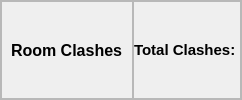
                     <widget class="QFrame" name="frame_62">
                      <property name="frameShape">
                       <enum>QFrame::StyledPanel</enum>
                      </property>
                      <property name="frameShadow">
                       <enum>QFrame::Raised</enum>
                      </property>
                      <layout class="QHBoxLayout" name="horizontalLayout_57">
                       <property name="spacing">
                        <number>0</number>
                       </property>
                       <property name="leftMargin">
                        <number>0</number>
                       </property>
                       <property name="topMargin">
                        <number>0</number>
                       </property>
                       <property name="rightMargin">
                        <number>0</number>
                       </property>
                       <property name="bottomMargin">
                        <number>0</number>
                       </property>
                       <item>
                        <widget class="QFrame" name="frame_63">
                         <property name="font">
                          <font>
                           <pointsize>8</pointsize>
                          </font>
                         </property>
                         <property name="frameShape">
                          <enum>QFrame::StyledPanel</enum>
                         </property>
                         <property name="frameShadow">
                          <enum>QFrame::Raised</enum>
                         </property>
                         <layout class="QHBoxLayout" name="horizontalLayout_58">
                          <item>
                           <widget class="QLabel" name="label_14">
                            <property name="font">
                             <font>
                              <family>Arial</family>
                              <pointsize>12</pointsize>
                              <weight>75</weight>
                              <bold>true</bold>
                             </font>
                            </property>
                            <property name="text">
                             <string>Room Clashes</string>
                            </property>
                           </widget>
                          </item>
                         </layout>
                        </widget>
                       </item>
                       <item>
                        <widget class="QFrame" name="frame_64">
                         <property name="font">
                          <font>
                           <pointsize>12</pointsize>
                           <weight>50</weight>
                           <bold>false</bold>
                          </font>
                         </property>
                         <property name="frameShape">
                          <enum>QFrame::StyledPanel</enum>
                         </property>
                         <property name="frameShadow">
                          <enum>QFrame::Raised</enum>
                         </property>
                         <layout class="QHBoxLayout" name="horizontalLayout_59">
                          <property name="spacing">
                           <number>0</number>
                          </property>
                          <property name="leftMargin">
                           <number>0</number>
                          </property>
                          <property name="topMargin">
                           <number>0</number>
                          </property>
                          <property name="rightMargin">
                           <number>0</number>
                          </property>
                          <property name="bottomMargin">
                           <number>0</number>
                          </property>
                          <item>
                           <widget class="QLabel" name="total_room_clashes">
                            <property name="font">
                             <font>
                              <family>Arial</family>
                              <pointsize>11</pointsize>
                              <weight>75</weight>
                              <bold>true</bold>
                             </font>
                            </property>
                            <property name="text">
                             <string>Total Clashes: </string>
                            </property>
                           </widget>
                          </item>
                         </layout>
                        </widget>
                       </item>
                      </layout>
                     </widget>
